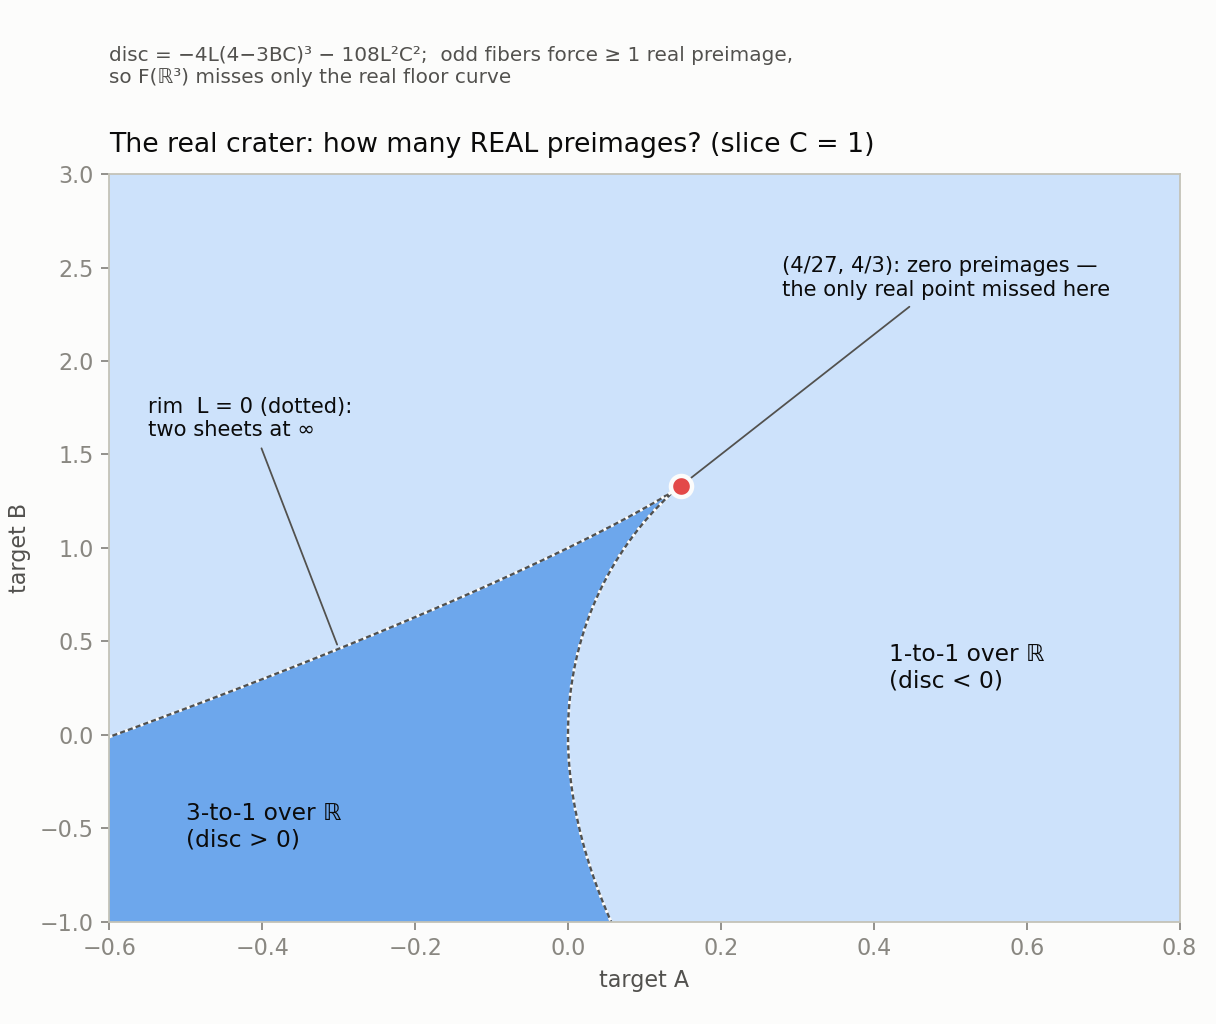

Reproduce this figure in Python.
"""Figure: the real crater — where F: R^3 -> R^3 is 3-to-1 vs 1-to-1.
Slice C = 1 of target space. See real_crater.md; palette as in crater_map.py."""
import numpy as np
import matplotlib
matplotlib.use("Agg")
import matplotlib.pyplot as plt
from matplotlib.colors import ListedColormap

SURFACE, INK, INK2, MUTED = "#fcfcfb", "#0b0b0b", "#52514e", "#898781"
BASELINE, RED = "#c3c2b7", "#e34948"
FILL_1, FILL_3 = "#cde2fb", "#6da7ec"        # sequential steps: 1 real, 3 real

plt.rcParams.update({
    "font.family": "sans-serif", "text.color": INK,
    "axes.edgecolor": BASELINE, "axes.labelcolor": INK2,
    "xtick.color": MUTED, "ytick.color": MUTED,
    "figure.facecolor": SURFACE, "axes.facecolor": SURFACE,
    "savefig.facecolor": SURFACE,
})

C0 = 1.0
Ag, Bg = np.meshgrid(np.linspace(-0.6, 0.8, 900), np.linspace(-1.0, 3.0, 900))
L = 27*Ag**2*C0**2 - 18*Ag*Bg*C0 + 16*Ag + Bg**3*C0 - Bg**2
disc = -4*L*(4 - 3*Bg*C0)**3 - 108*L**2*C0**2

fig, ax = plt.subplots(figsize=(7.6, 6.4))
fig.subplots_adjust(left=0.09, right=0.97, bottom=0.10, top=0.83)

ax.contourf(Ag, Bg, (disc > 0).astype(int), levels=[-0.5, 0.5, 1.5],
            colors=[FILL_1, FILL_3])
ax.contour(Ag, Bg, disc, levels=[0.0], colors=[INK2], linewidths=1.0)
ax.contour(Ag, Bg, L, levels=[0.0], colors=[SURFACE], linewidths=1.4,
           linestyles="dotted")
# floor point in this slice: BC = 4/3 -> B = 4/3, A = B^2/12 = 4/27
ax.scatter([4/27], [4/3], s=90, facecolor=RED, edgecolor=SURFACE,
           linewidth=2, zorder=5)
ax.annotate("(4/27, 4/3): zero preimages —\nthe only real point missed here",
            xy=(4/27, 4/3), xytext=(0.28, 2.35), color=INK, fontsize=9.5,
            arrowprops=dict(arrowstyle="-", color=INK2, lw=0.8))
ax.text(-0.50, -0.60, "3-to-1 over ℝ\n(disc > 0)", color=INK, fontsize=10.5)
ax.text(0.42, 0.25, "1-to-1 over ℝ\n(disc < 0)", color=INK, fontsize=10.5)
ax.annotate("rim  L = 0 (dotted):\ntwo sheets at ∞", xy=(-0.30, 0.46),
            xytext=(-0.55, 1.6), color=INK, fontsize=9.5,
            arrowprops=dict(arrowstyle="-", color=INK2, lw=0.8))
ax.set_xlabel("target A")
ax.set_ylabel("target B")
ax.set_title("The real crater: how many REAL preimages? (slice C = 1)",
             color=INK, fontsize=12, loc="left", pad=10)
fig.text(0.09, 0.955,
         "disc = −4L(4−3BC)³ − 108L²C²;  odd fibers force ≥ 1 real preimage,\n"
         "so F(ℝ³) misses only the real floor curve",
         color=INK2, fontsize=9, va="top")
for s in ax.spines.values():
    s.set_color(BASELINE)
fig.savefig("real_crater_map.png", dpi=160)
print("saved real_crater_map.png")
